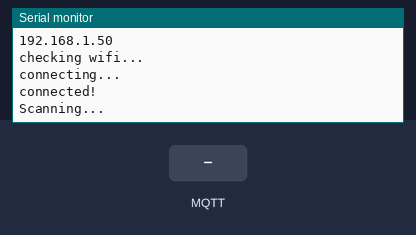
Bench run of a program on a simulated ESP32. Shown: the last lines printed to the serial monitor. The inputs (shaded band) are chosen by the test bench. WiFi joins after 1.5 s; servers stay silent unless stated; no MQTT or app messages arrive unless stated; nothing arrives over Bluetooth unless stated.

Above: at 2.7 s.
2.8 s: MQTT message "1" arrives on the first subscribed topic
8.0 s: MQTT message "on" arrives on the first subscribed topic
At 16.0 s:
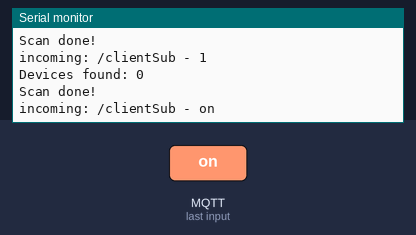
17.0 s: MQTT message "off" arrives on the first subscribed topic
At 22.9 s:
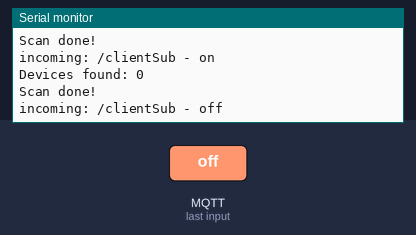

Measured:
- after the input at 8.0 s, the serial monitor: prints a new line after 7.6 s (image 1)
- after the input at 17.0 s, the serial monitor: prints a new line after 5.6 s (image 2)

The program:

main.cpp
```cpp
#include <Arduino.h>
#include <BLEDevice.h>
#include <BLEUtils.h>
#include <BLEScan.h>
#include <BLEAdvertisedDevice.h>
#include <WiFi.h>
#include <MQTT.h>

const char ssid[] = "KakaPupu";
const char password[] = "nhuphuong17121997";

WiFiClient net;
MQTTClient client;

int scanTime = 5;

BLEScan* pBLEScan;
unsigned long lastMillis = 0;

void connect(){

  Serial.print("checking wifi...");
  while (WiFi.status() != WL_CONNECTED){
  Serial.print(".");
  delay(1000);
  }

  Serial.print("\nconnecting...");
  while (!client.connect("arduinoESP32")) {
  Serial.print(".");
  delay(1000);
  }

  Serial.println("\nconnected!");
  client.subscribe("/clientSub");
  }

  void messageReceived(String &topic, String &payload) {
  Serial.println("incoming: " + topic + " - " + payload);
  }


  class MyAdvertisedDeviceCallbacks: public BLEAdvertisedDeviceCallbacks {
      void onResult(BLEAdvertisedDevice advertisedDevice){
       Serial.printf("Advertised Device: %s \n",advertisedDevice.toString().c_str());
    }
};


void setup(){
  Serial.begin(115200);
  WiFi.begin(ssid, password);

  while (WiFi.status() != WL_CONNECTED){
   delay(500);
   Serial.print(".");
   }
  Serial.println("");
  Serial.println("WiFi connected");
  Serial.println("IP address: ");

  Serial.println(WiFi.localIP());{
    client.begin("mqtt.eclipse.org", net);
    client.onMessage(messageReceived);
    connect();
    }

  Serial.println("Scanning...");
  BLEDevice::init("");
  pBLEScan = BLEDevice::getScan();
  pBLEScan->setAdvertisedDeviceCallbacks(new MyAdvertisedDeviceCallbacks());
  pBLEScan->setActiveScan(true);
  pBLEScan->setInterval(100);
  pBLEScan->setWindow(99);

}
void loop()
{
  BLEScanResults foundDevices = pBLEScan->start(scanTime, false);
  Serial.print("Devices found: ");
  Serial.println(foundDevices.getCount());
  Serial.println("Scan done!");
  pBLEScan->clearResults();
  delay(2000);

client.loop();//kiểm tra lại kết nối
 delay(10);

if (!client.connected()){
  connect();
  }

if (millis() - lastMillis > 6000){
    lastMillis = millis();
    client.publish("/clientPub", "foundDevices.getCount()");
  }
}
```
